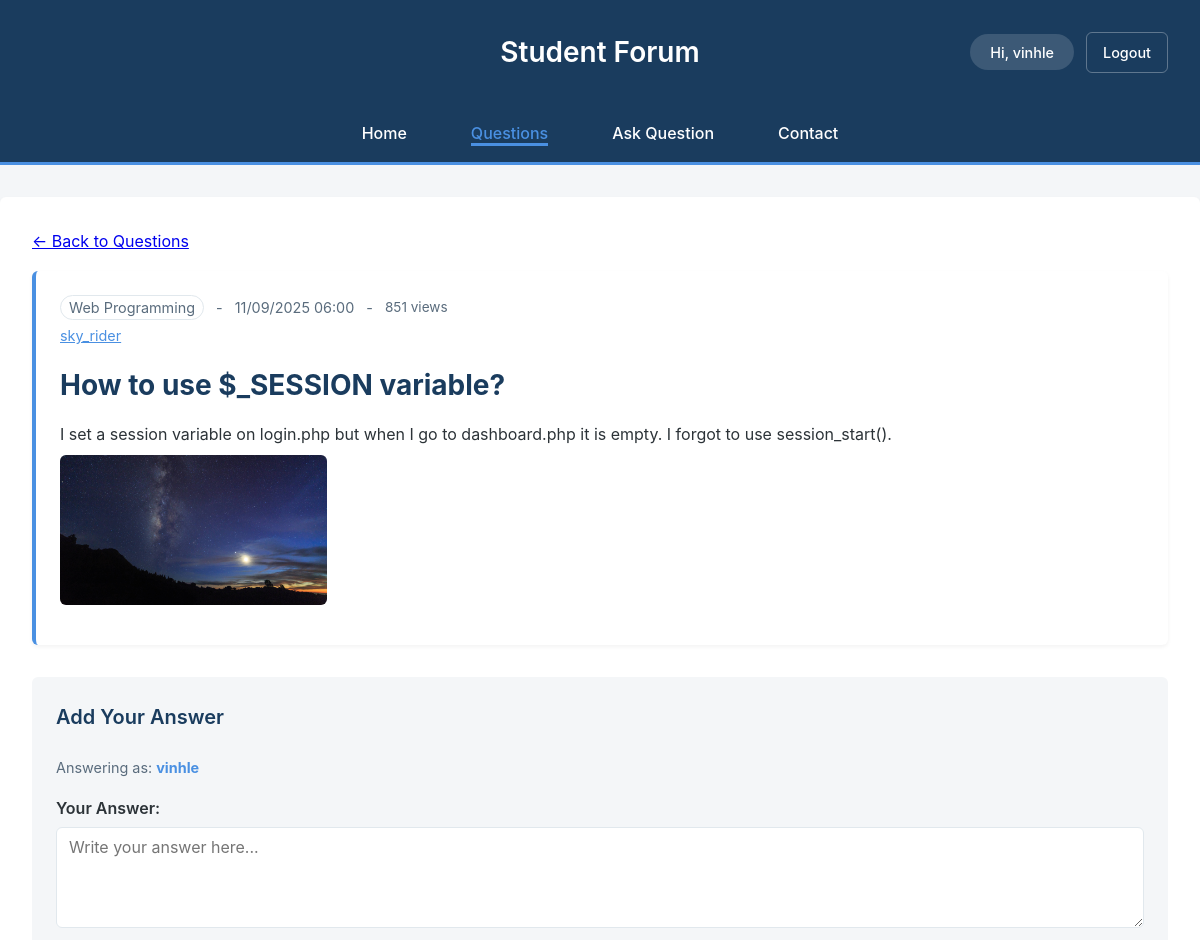
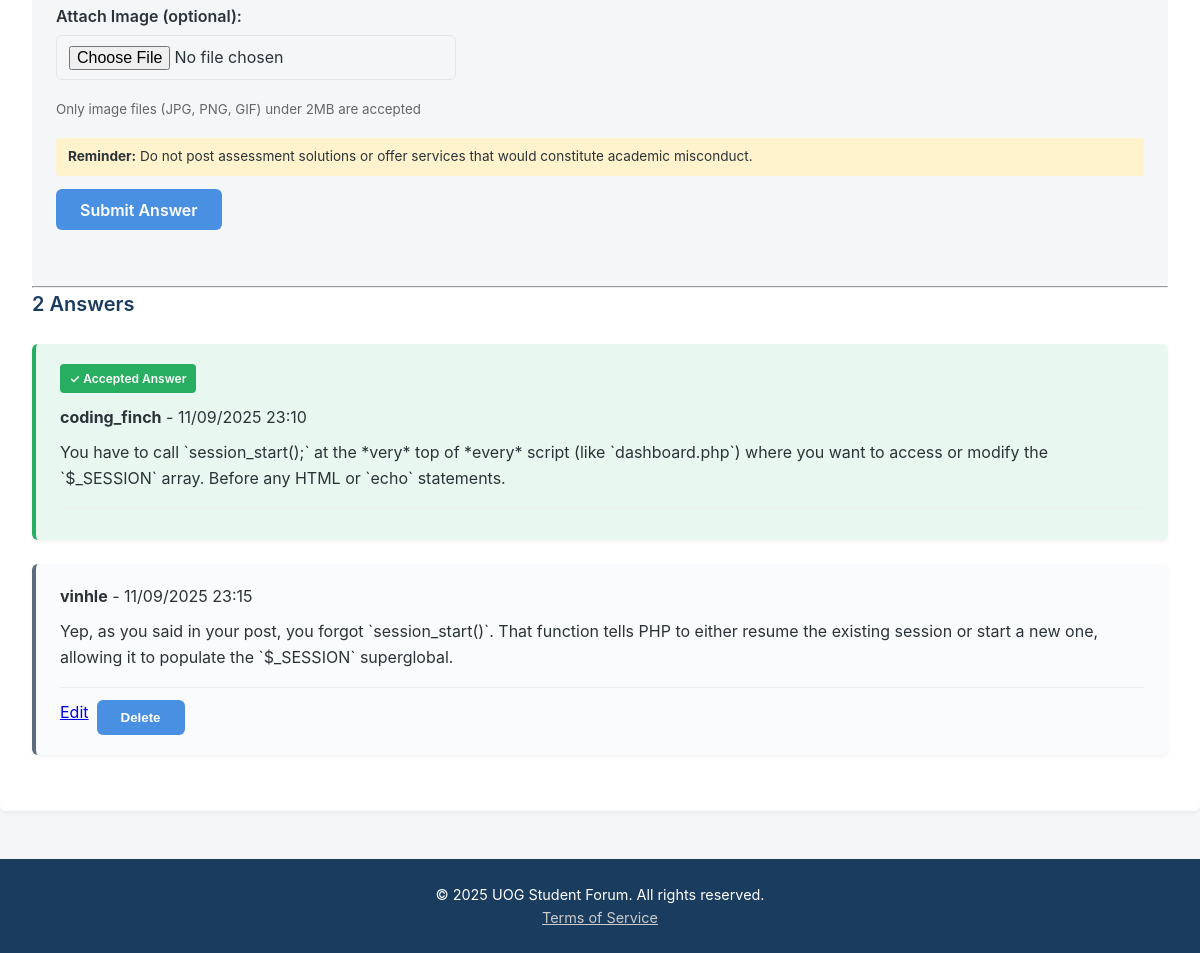
The page /questiondetail.php?id=7 (signed in) on the database as committed earlier (2 pictures, top to bottom).
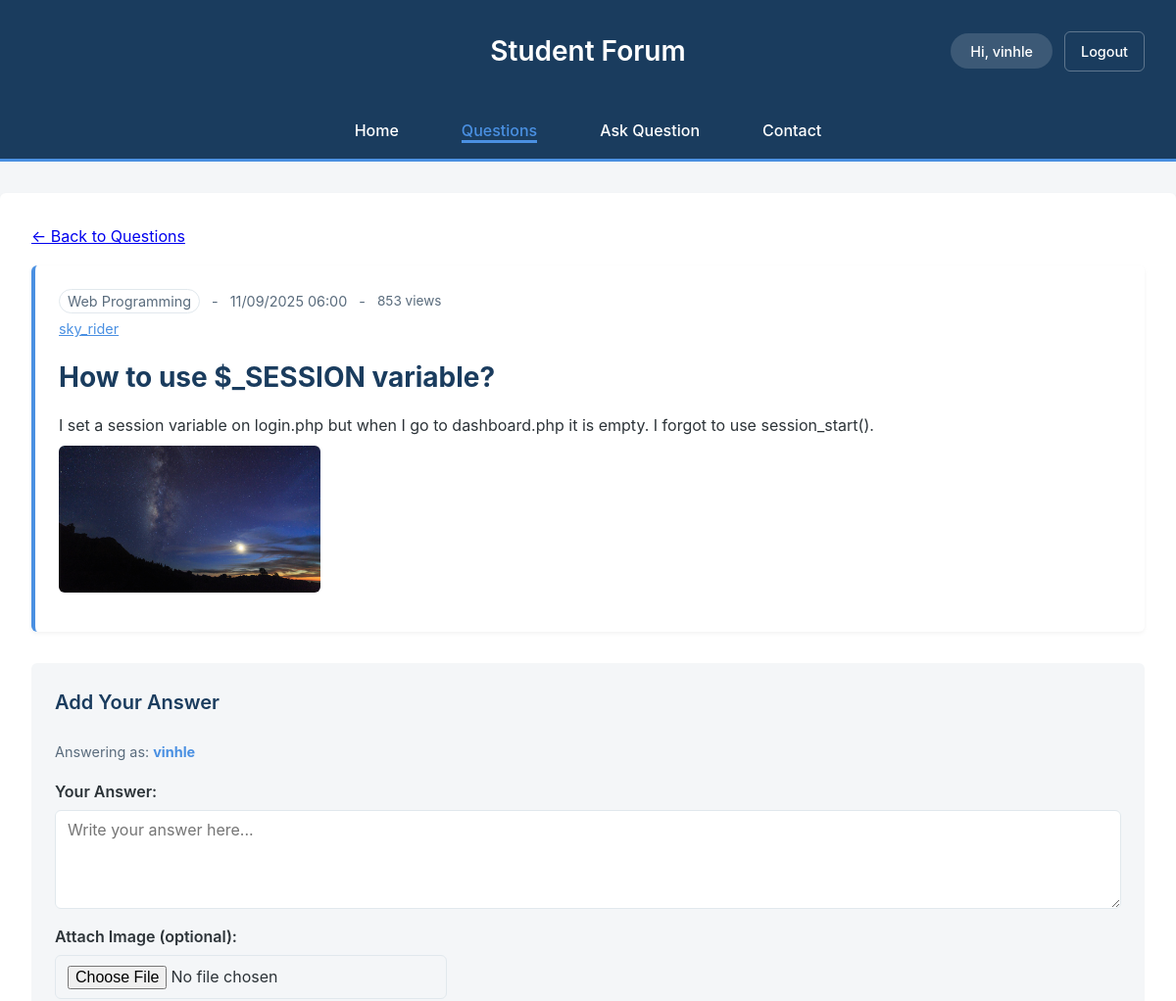
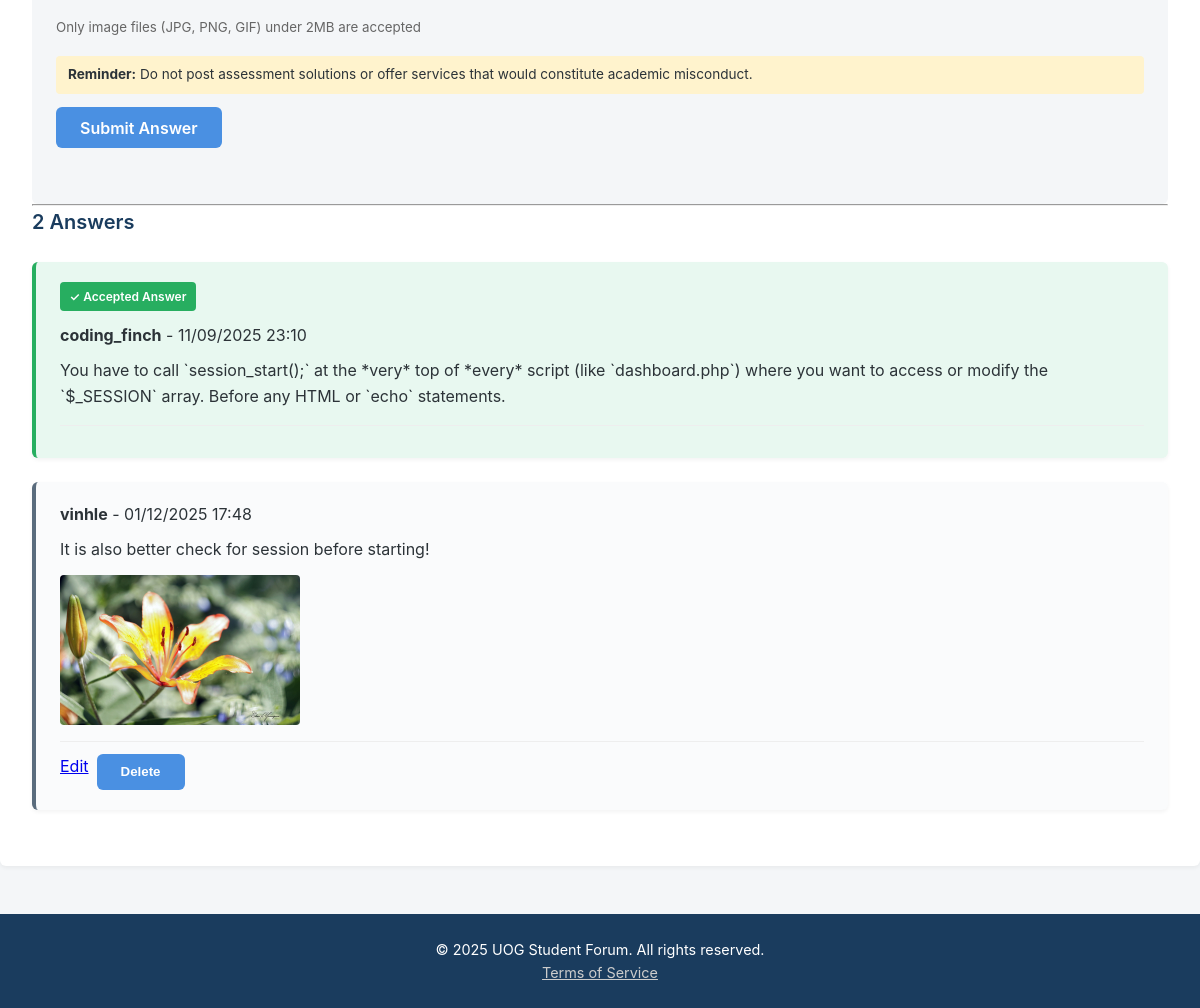
The same page on the database as committed later (2 pictures, top to bottom).
### tables this page shows
CREATE TABLE `question` (
  `question_id` int(11) NOT NULL,
  `title` varchar(255) NOT NULL,
  `content` text NOT NULL,
  `image` varchar(255) DEFAULT NULL,
  `view_count` int(11) NOT NULL DEFAULT 0,
  `status` varchar(50) NOT NULL DEFAULT 'active',
  `created_at` timestamp NOT NULL DEFAULT current_timestamp(),
  `user_id` int(11) DEFAULT NULL,
  `module_id` int(11) NOT NULL,
  `updated_at` timestamp NOT NULL DEFAULT current_timestamp() ON UPDATE current_timestamp()
);

CREATE TABLE `answer` (
  `answer_id` int(11) NOT NULL,
  `content` text NOT NULL,
  `is_accepted` tinyint(1) NOT NULL DEFAULT 0,
  `image` varchar(255) DEFAULT NULL,
  `status` varchar(50) NOT NULL DEFAULT 'active',
  `created_at` timestamp NOT NULL DEFAULT current_timestamp(),
  `user_id` int(11) DEFAULT NULL,
  `question_id` int(11) NOT NULL
);

### questiondetail.php (called while the page is built, shortened)
<?php
include INCLUDES_PATH . 'DatabaseConnection.php';
include FUNCTIONS_PATH . 'DatabaseFunctions.php';
include FUNCTIONS_PATH . 'QuestionDbFunctions.php';
include INCLUDES_PATH . 'InputHelpers.php';
try {
    $id = get_or_redirect('id', 'questions.php');
    $detail = getQuestionDetail($pdo, $id, true);
    $question = $detail['question'];
    $answers = $detail['answers'];
    include PUBLIC_TEMPLATES . 'questiondetail.html.php';
} catch (PDOException $e) {
    $title = 'An error has occured';
    $output = 'Database error: ' . $e->getMessage();
    $question = null;
    $answers = [];
}
include PUBLIC_TEMPLATES . 'layout.html.php';
?>

### includes/InputHelpers.php (called while the page is built, shortened)
<?php
function get_or_redirect(string $key, string $destination) {
    return $_GET[$key];
}

### includes/functions/QuestionDbFunctions.php (called while the page is built, shortened)
<?php
function getQuestionDetail($pdo, $question_id, $publicView = false) {
    if ($publicView) {
        $sql = 'SELECT q.question_id, q.title, q.content, q.image, q.created_at, q.view_count,
                CASE WHEN m.status = \'deleted\' THEN \'[Archived]\' ELSE m.module_name END as module_name,
                CASE WHEN u.status = \'deleted\' THEN \'[Deleted]\' ELSE u.username END as username,
                u.email, q.user_id, q.module_id, u.status as user_status, m.status as module_status
                FROM question q
                INNER JOIN user_account u ON q.user_id = u.user_id
                INNER JOIN module m ON q.module_id = m.module_id
                WHERE q.question_id = :id';
    }
    $query = query($pdo, $sql, [':id' => $question_id]);
    $question = $query->fetch();
    if ($publicView) {
        $sql = 'SELECT a.answer_id, a.content, a.image, a.created_at, a.user_id, a.is_accepted,
                CASE WHEN ua.status = \'deleted\' THEN \'[Deleted]\' ELSE ua.username END as username,
                ua.email, ua.status as user_status
                FROM answer a
                INNER JOIN user_account ua ON a.user_id = ua.user_id
                WHERE a.question_id = :id
                ORDER BY a.is_accepted DESC, a.created_at ASC';
    }
    $answersQuery = query($pdo, $sql, [':id' => $question_id]);
    $answers = $answersQuery->fetchAll();
    return ['question' => $question, 'answers' => $answers];
}

### includes/functions/DatabaseFunctions.php (called while the page is built, shortened)
<?php
function query($pdo, $sql, $parameters = []) {
    $query = $pdo->prepare($sql);
    $query->execute($parameters);
    return $query;
}

### templates/public/questiondetail.html.php (the view, shortened to what the changed rows need)
<blockquote class="question-detail">
    <div class="question-detail-meta">
        <span class="module-tag"><?=htmlspecialchars($question['module_name'], ENT_QUOTES, 'UTF-8')?><?php if (strpos($question['module_name'], '[Archived]') !== false): ?><?php endif; ?></span>
        <span class="separator">-</span>
        <span class="question-date"><?=htmlspecialchars(date('d/m/Y H:i', strtotime($question['created_at'])), ENT_QUOTES, 'UTF-8')?></span>
        <span class="separator">-</span>
        <span class="view-count"><?= (int)$question['view_count'] ?> views</span>
    </div>
    <p class="question-author"><a href="mailto:<?=htmlspecialchars($question['email'], ENT_QUOTES, 'UTF-8')?>">
        <?=htmlspecialchars($question['username'], ENT_QUOTES, 'UTF-8')?></a></p>
    <h2><?=htmlspecialchars($question['title'], ENT_QUOTES, 'UTF-8')?></h2>
    <p><?=htmlspecialchars($question['content'], ENT_QUOTES, 'UTF-8')?></p>
    <?php if (!empty($question['image'])): ?>
        <img height="150" src="images/<?=htmlspecialchars($question['image'], ENT_QUOTES, 'UTF-8')?>" alt="Question image">
    <?php endif; ?>
</blockquote>
<?php if (!empty($answers)): ?>
    <?php foreach ($answers as $answer): ?>
        <div class="answer <?= $answer['is_accepted'] ? 'answer-accepted' : '' ?>">
            <?php if ($answer['is_accepted']): ?>
                <span class="accepted-badge">✓ Accepted Answer</span>
            <?php endif; ?>
            <p><strong><?=htmlspecialchars($answer['username'], ENT_QUOTES, 'UTF-8')?></strong> - <?=htmlspecialchars(date('d/m/Y H:i', strtotime($answer['created_at'])), ENT_QUOTES, 'UTF-8')?></p>
            <p><?=htmlspecialchars($answer['content'], ENT_QUOTES, 'UTF-8')?></p>
            <?php if (!empty($answer['image'])): ?>
                <img src="images/<?=htmlspecialchars($answer['image'], ENT_QUOTES, 'UTF-8')?>" alt="Answer image">
            <?php endif; ?>
            <div class="answer-actions">
                <?php if (isset($_SESSION['user_id']) && $_SESSION['user_id'] == $answer['user_id']): ?>
                    <a href="editanswer.php?id=<?=$answer['answer_id']?>" class="btn btn-edit btn-sm">Edit</a>
                    <form action="deleteanswer.php" method="post" style="display: inline;" onsubmit="return confirm('Are you sure you want to delete this answer?');">
                        <button type="submit" class="btn btn-delete btn-sm">Delete</button>
                    </form>
                <?php endif; ?>
            </div>
        </div>
    <?php endforeach; ?>
<?php endif; ?>

Rows that differ between the two databases and show on the page:
removed answer: username "vinhle", created_at "11/09/2025 23:15", content "Yep, as you said in your post, you forgot `session_start()`. That function tells PHP to either resume the existing session or start a new one, allowing it to populate the `$_SESSION` superglobal."
changed question "How to use $_SESSION variable?": view_count "851" → "853"
added answer: username "vinhle", created_at "01/12/2025 17:48", content "It is also better check for session before starting!", image (picture)
